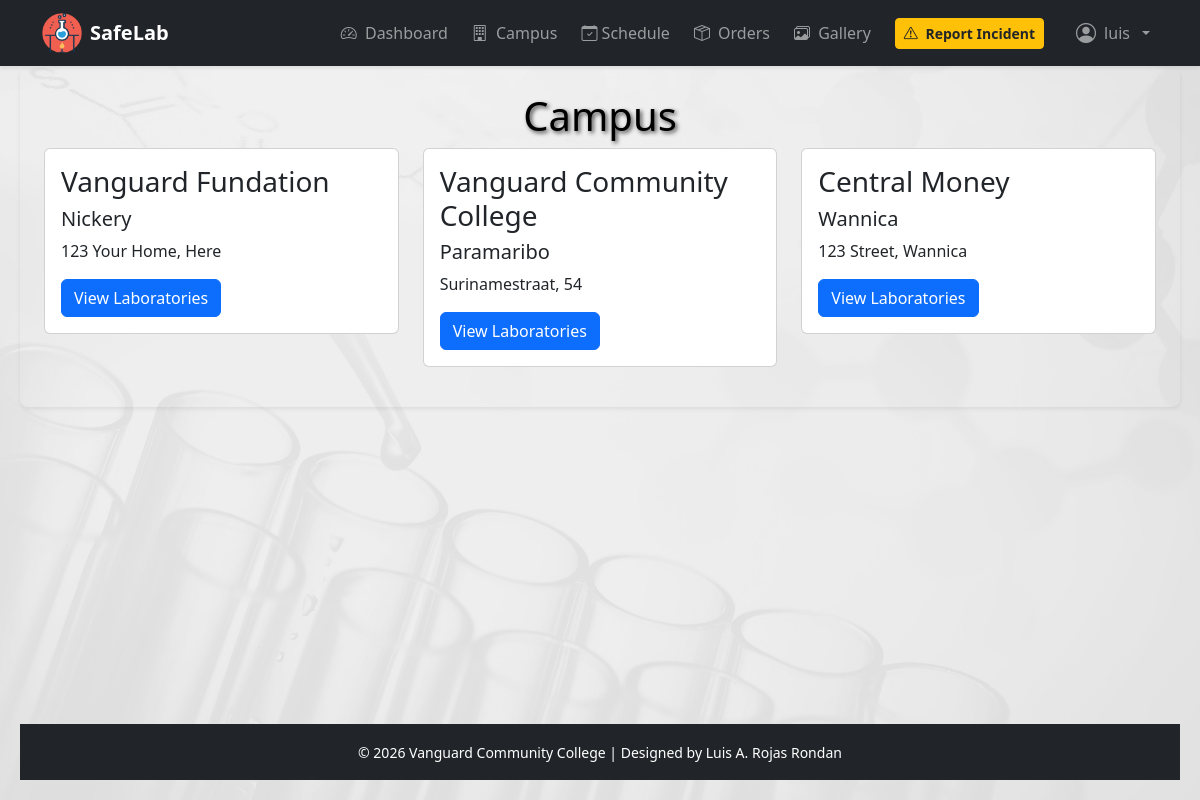
/home/ (signed in), run on an earlier commit of the app's database.
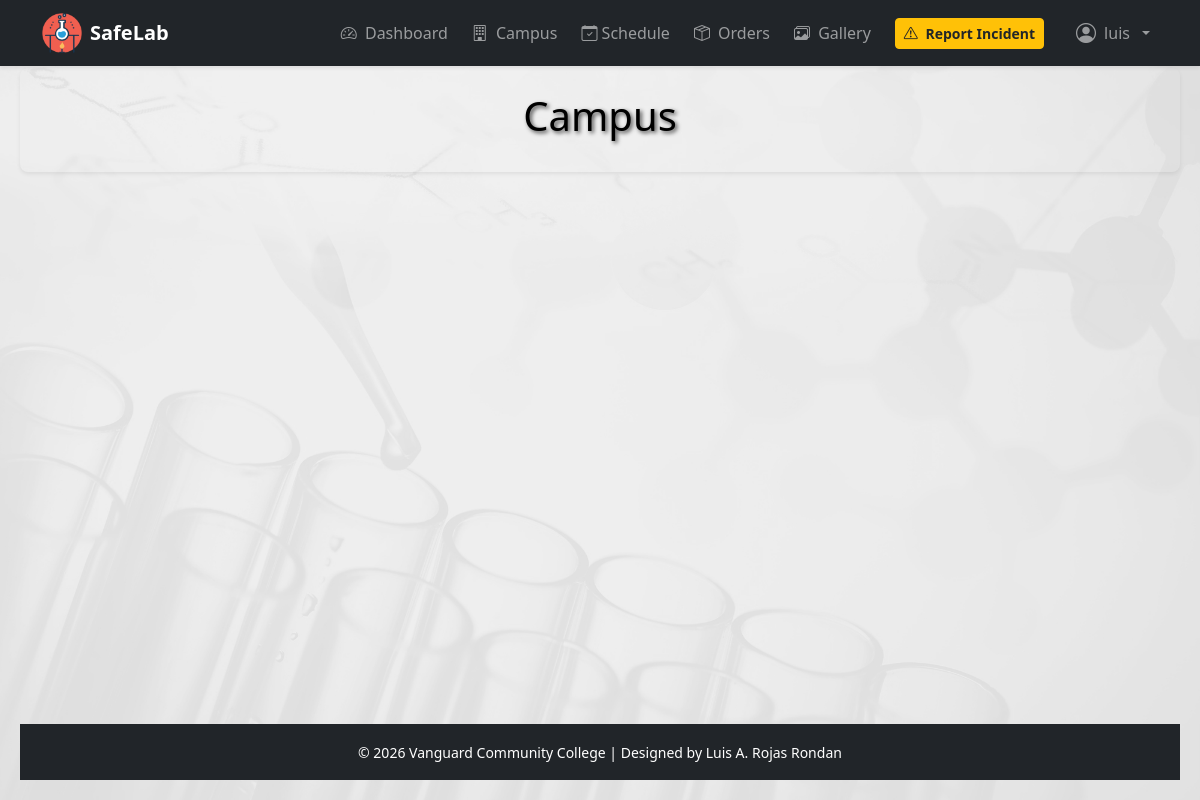
And on a later commit of the database.
### apps/inventory/models.py (models this page shows, shortened)
class Campus(models.Model):
    name = models.CharField(max_length=100, unique=True)
    state = models.CharField(max_length=100)
    address = models.TextField(blank=True)

### apps/inventory/views.py (the view)
# urls.py: path('', views.home, name='home'),
@login_required
def home(request):
    campuses = Campus.objects.all()
    return render(request, 'inventory/home.html', {'campuses': campuses})

### templates/inventory/home.html (shortened to what this page needs)
{% extends 'base.html' %}
{% block content %}
<h1>Campus</h1>
<div class="row">
    {% for campus in campuses %}
    <div class="col-md-4 mb-3">
        <div class="card">
            <div class="card-body">
                <h3 class="card-title">{{ campus.name }}</h3>
                <h5 class="card-text">{{ campus.state }}</h5>
                <p class="card-text">{{ campus.address }}</p>
                <a href="{% url 'campus_detail' campus.id %}" class="btn btn-primary">View Laboratories</a>
            </div>
        </div>
    </div>
    {% endfor %}
</div>
{% endblock %}

What changed in the data, as far as the page shows it:
removed Campus: name "Vanguard Fundation", state "Nickery", address "123 Your Home, Here"
removed Campus: name "Vanguard Community College", state "Paramaribo", address "Surinamestraat, 54"
removed Campus: name "Central Money", state "Wannica", address "123 Street, Wannica"
